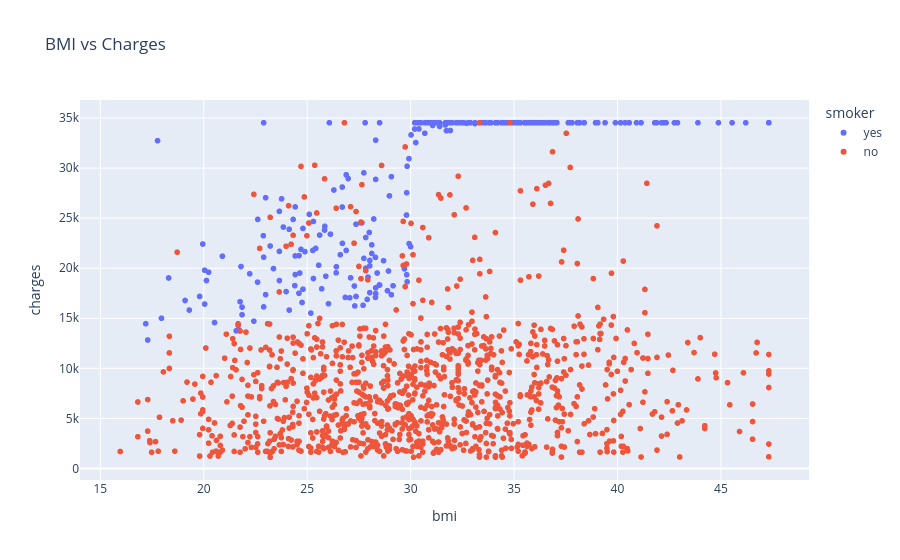

Notebook source saved alongside this figure:
### Code cell
fig = px.scatter(df, x="bmi", y="charges", color="smoker", title="BMI vs Charges")
fig.show()

### Figure 1 — Plotly figure (JSON) as saved in the notebook; plotly's stock layout.template omitted (floating-point values rounded to 4 significant figures; data arrays with more than 128 entries replaced by an {"elided": "..."} marker saying what was removed)
{"data": [{"hovertemplate": "smoker=yes<br>bmi=%{x}<br>charges=%{y}<extra></extra>", "legendgroup": "yes", "marker": {"color": "#636efa", "symbol": "circle"}, "mode": "markers", "name": "yes", "showlegend": true, "type": "scattergl", "x": {"elided": "274 float values"}, "xaxis": "x", "y": {"elided": "274 float values"}, "yaxis": "y"}, {"hovertemplate": "smoker=no<br>bmi=%{x}<br>charges=%{y}<extra></extra>", "legendgroup": "no", "marker": {"color": "#EF553B", "symbol": "circle"}, "mode": "markers", "name": "no", "showlegend": true, "type": "scattergl", "x": {"elided": "1063 float values"}, "xaxis": "x", "y": {"elided": "1063 float values"}, "yaxis": "y"}], "layout": {"legend": {"title": {"text": "smoker"}, "tracegroupgap": 0}, "title": {"text": "BMI vs Charges"}, "xaxis": {"anchor": "y", "domain": [0, 1], "title": {"text": "bmi"}}, "yaxis": {"anchor": "x", "domain": [0, 1], "title": {"text": "charges"}}}}
